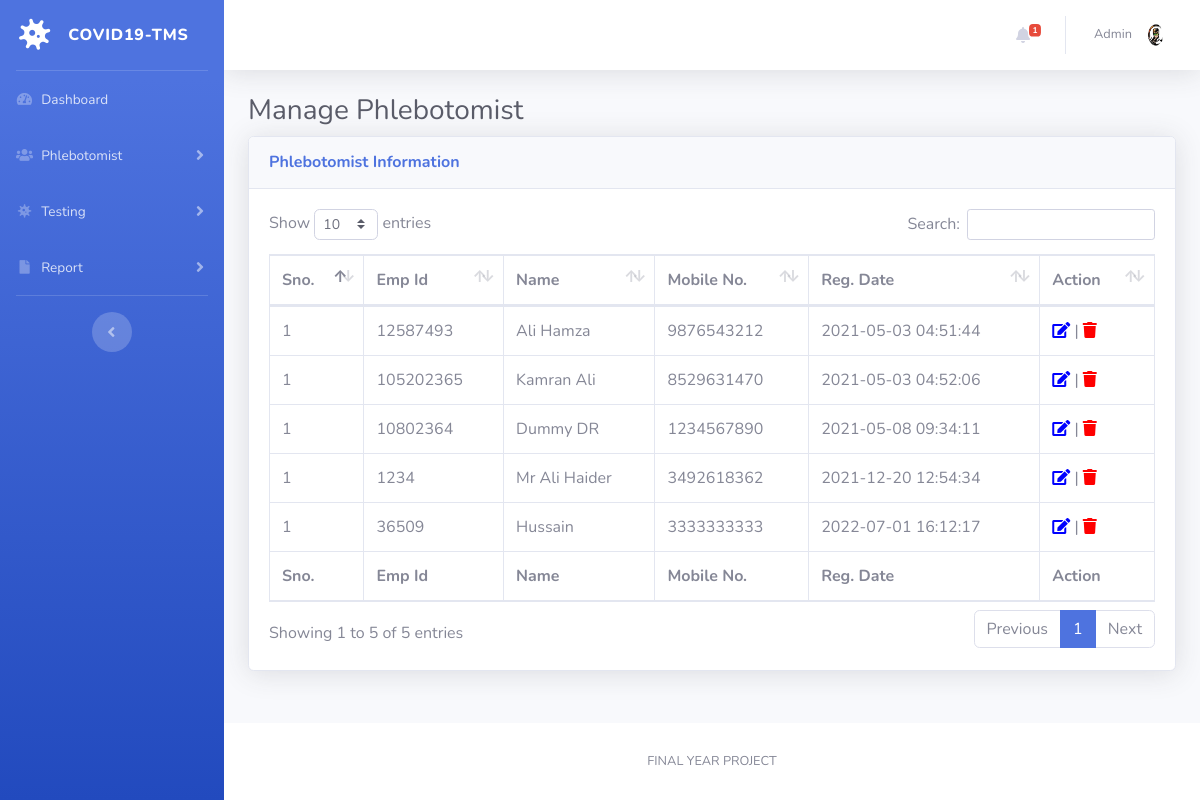
The page /covid-tms/manage-phlebotomist.php (signed in) on the database its author committed.
### tables this page shows
CREATE TABLE `tblphlebotomist` (
  `id` int(11) NOT NULL,
  `EmpID` varchar(100) DEFAULT NULL,
  `FullName` varchar(120) DEFAULT NULL,
  `MobileNumber` bigint(12) DEFAULT NULL,
  `RegDate` timestamp NULL DEFAULT current_timestamp()
);

### covid-tms/manage-phlebotomist.php (the view, shortened to what this page needs)
<?php session_start();
include_once('includes/config.php');
if (strlen($_SESSION['aid']==0)) {
  header('location:logout.php');
  } else{
?>
<!DOCTYPE html>
<html lang="en">
<head>
    <link href="vendor/fontawesome-free/css/all.min.css" rel="stylesheet" type="text/css">
    <link href="css/sb-admin-2.min.css" rel="stylesheet">
    <link href="vendor/datatables/dataTables.bootstrap4.min.css" rel="stylesheet">
</head>
<body id="page-top">
    <div id="wrapper">
  <?php include_once('includes/sidebar.php');?>
        <div id="content-wrapper" class="d-flex flex-column">
            <div id="content">
<?php include_once('includes/topbar.php');?>
                <div class="container-fluid">
                    <h1 class="h3 mb-2 text-gray-800">Manage Phlebotomist</h1>
                    <div class="card shadow mb-4">
                        <div class="card-header py-3">
                            <h6 class="m-0 font-weight-bold text-primary">Phlebotomist Information</h6>
                        </div>
                        <div class="card-body">
                            <div class="table-responsive">
                                <table class="table table-bordered" id="dataTable" width="100%" cellspacing="0">
                                    <thead>
                                        <tr>
                                            <th>Sno.</th>
                                            <th>Emp Id</th>
                                            <th>Name</th>
                                            <th>Mobile No.</th>
                                            <th>Reg. Date</th>
                                            <th>Action</th>
                                        </tr>
                                    </thead>
                                    <tfoot>
                                        <tr>
                                            <th>Sno.</th>
                                            <th>Emp Id</th>
                                            <th>Name</th>
                                            <th>Mobile No.</th>
                                             <th>Reg. Date</th>
                                            <th>Action</th>
                                        </tr>
                                    </tfoot>
                                    <tbody>
<?php $query=mysqli_query($con,"select * from tblphlebotomist");
$cnt=1;
while($row=mysqli_fetch_array($query)){
?>
                                        <tr>
                                            <td><?php echo $cnt;?></td>
                                            <td><?php echo $row['EmpID'];?></td>
                                            <td><?php echo $row['FullName'];?></td>
                                            <td><?php echo $row['MobileNumber'];?></td>
                                             <td><?php echo $row['RegDate'];?></td>
                                            <td>
                                <a href="edit-phlebotomist.php?pid=<?php echo $row['id'];?>"><i class="fas fa-edit" style="color:blue"></i></a> |
                                <a href="manage-phlebotomist.php?pid=<?php echo $row['id'];?>&&action=delete" onclick="return confirm('Do you really want to delete this record?');"><i class="fa fa-trash" aria-hidden="true" style="color:red" title="Delete this record"></i></a></td>
                                        </tr>
                               <?php } ?>
                                    </tbody>
                                </table>
                            </div>
                        </div>
                    </div>
                </div>
            </div>
    <?php include_once('includes/footer.php');?>
        </div>
    </div>
</body>
</html>
<?php } ?>

### covid-tms/includes/topbar.php (shortened to what this page needs)
      <nav class="navbar navbar-expand navbar-light bg-white topbar mb-4 static-top shadow">
            <?php if($_SESSION['aid']):?>
                    <ul class="navbar-nav ml-auto">
<?php $query=mysqli_query($con,"select * from tbltestrecord where ReportStatus is null");
$count=mysqli_num_rows($query);
?>
                        <li class="nav-item dropdown no-arrow mx-1">
                            <a class="nav-link dropdown-toggle" href="#" id="alertsDropdown" role="button"
                                data-toggle="dropdown" aria-haspopup="true" aria-expanded="false">
                                <i class="fas fa-bell fa-fw"></i>
                                <span class="badge badge-danger badge-counter"><?php echo $count;?></span>
                            </a>
                        </li>
                        <li class="nav-item dropdown no-arrow">
                            <a class="nav-link dropdown-toggle" href="#" id="userDropdown" role="button"
                                data-toggle="dropdown" aria-haspopup="true" aria-expanded="false">
                <?php
$adid=$_SESSION['aid'];
$ret1=mysqli_query($con,"select AdminName from tbladmin where ID='$adid'");
while($row1=mysqli_fetch_array($ret1)){
?>
                                <span class="mr-2 d-none d-lg-inline text-gray-600 small"><?php  echo $row1['AdminName'];?></span>
                           <?php } ?>
                                <img class="img-profile rounded-circle"
                                    src="img/logo.jpg">
                            </a>
                        </li>
                    </ul>
                <?php endif;?>
                </nav>

### rows shown on the page
tblphlebotomist: EmpID "12587493", FullName "Ali Hamza", MobileNumber "9876543212", RegDate "2021-05-03 04:51:44"
tblphlebotomist: EmpID "105202365", FullName "Kamran Ali", MobileNumber "8529631470", RegDate "2021-05-03 04:52:06"
tblphlebotomist: EmpID "10802364", FullName "Dummy DR", MobileNumber "1234567890", RegDate "2021-05-08 09:34:11"
tblphlebotomist: EmpID "1234", FullName "Mr Ali Haider", MobileNumber "3492618362", RegDate "2021-12-20 12:54:34"
tblphlebotomist: EmpID "36509", FullName "Hussain", MobileNumber "3333333333", RegDate "2022-07-01 16:12:17"

### other values the page prints
$count "1"
$row1['AdminName'] "Admin"
